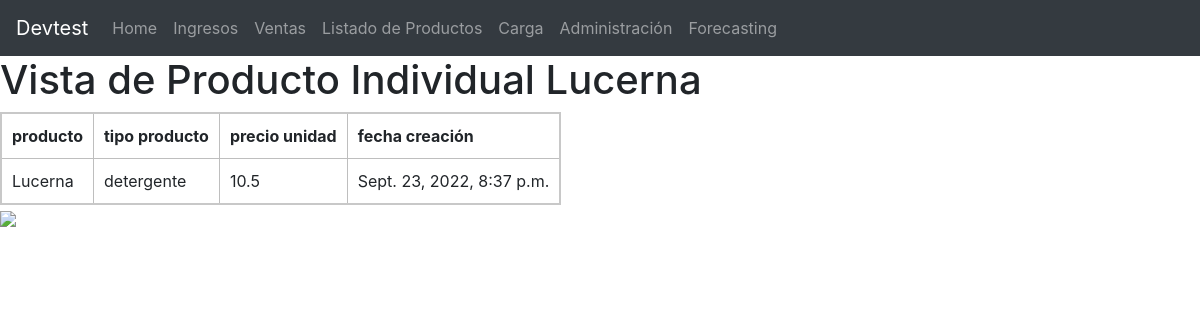
Page /products/8 on the committed database.
### cr/models.py (models this page shows, shortened)
class CatalogoProds(models.Model):
    nombre_producto = models.CharField(max_length=127)
    pais_producto = models.CharField(max_length=127)
    tipo_producto = models.CharField(max_length=127)
    precio_unidad = models.FloatField()
    created_at = models.DateTimeField(auto_now_add=True)
    class Meta:
        verbose_name = "Producto"
        verbose_name_plural = "Productos"

### cr/views.py (the view)
# urls.py: path('products/<int:pid>', producto_individual, name = 'view_products')
def producto_individual(request, pid):
    p = get_object_or_404(CatalogoProds, id=pid)
    json_data = sales_chart_string(p.id)
    chart_tag = f"""
    <img src="https://quickchart.io/chart?bkg=white&c={json_data}" />
    """
    return render(request, "producto_individual.html", context={"p": p, "chart": chart_tag})

### cr/views.py (called while the page is built)
def sales_chart_string(product_id, render_img=False):
    from django.db.models import Sum
    ventas_semana = VentaProds.objects.filter(producto_id=product_id)
    venta_values = ventas_semana.values('numero_semana').annotate(total_sales=Sum('cantidad_vendida'))
    venta_dates = []
    venta_vals = []
    for item in venta_values:
        venta_dates.append(str(item["numero_semana"])) #TODO: format date
        venta_vals.append(item["total_sales"])
    data = {
        'type': 'bar',
        'data': {
            'labels': venta_dates,
            'datasets': [{
                'label': 'Unidade Vendidas',
                'data': venta_vals
            }]
        }
    }
    if render_img:
        raw_img = f"""
            <img src="https://quickchart.io/chart?bkg=white&c={data}" />
            """
        return raw_img
    return data

### cr/templates/producto_individual.html (shortened to what this page needs)
{% extends "navbar.html"%}
{% block content %}
<body>
    <h1>Vista de Producto Individual {{ p.nombre_producto }}</h1>
    <table>
    <tr><th>producto</th><th>tipo producto</th><th>precio unidad</th><th>fecha creación</th></tr>
    <tr>
        <td> {{ p.nombre_producto }}</td>
        <td> {{ p.tipo_producto }}</td>
        <td> {{ p.precio_unidad }}</td>
        <td> {{ p.created_at }}</td>
    </tr>
</table>
{{ chart | safe }}
</body>
{% endblock %}

### cr/templates/producto_individual.html (style rules this page uses)
td, th { border: 1px solid rgb(190, 190, 190); padding: 10px; }
table { border-collapse: collapse; border: 2px solid rgb(200, 200, 200); }

### rows in the picture
CatalogoProds: nombre_producto "Lucerna", tipo_producto "detergente", precio_unidad "10.5", created_at "Sept. 23, 2022, 8:37 p.m."
